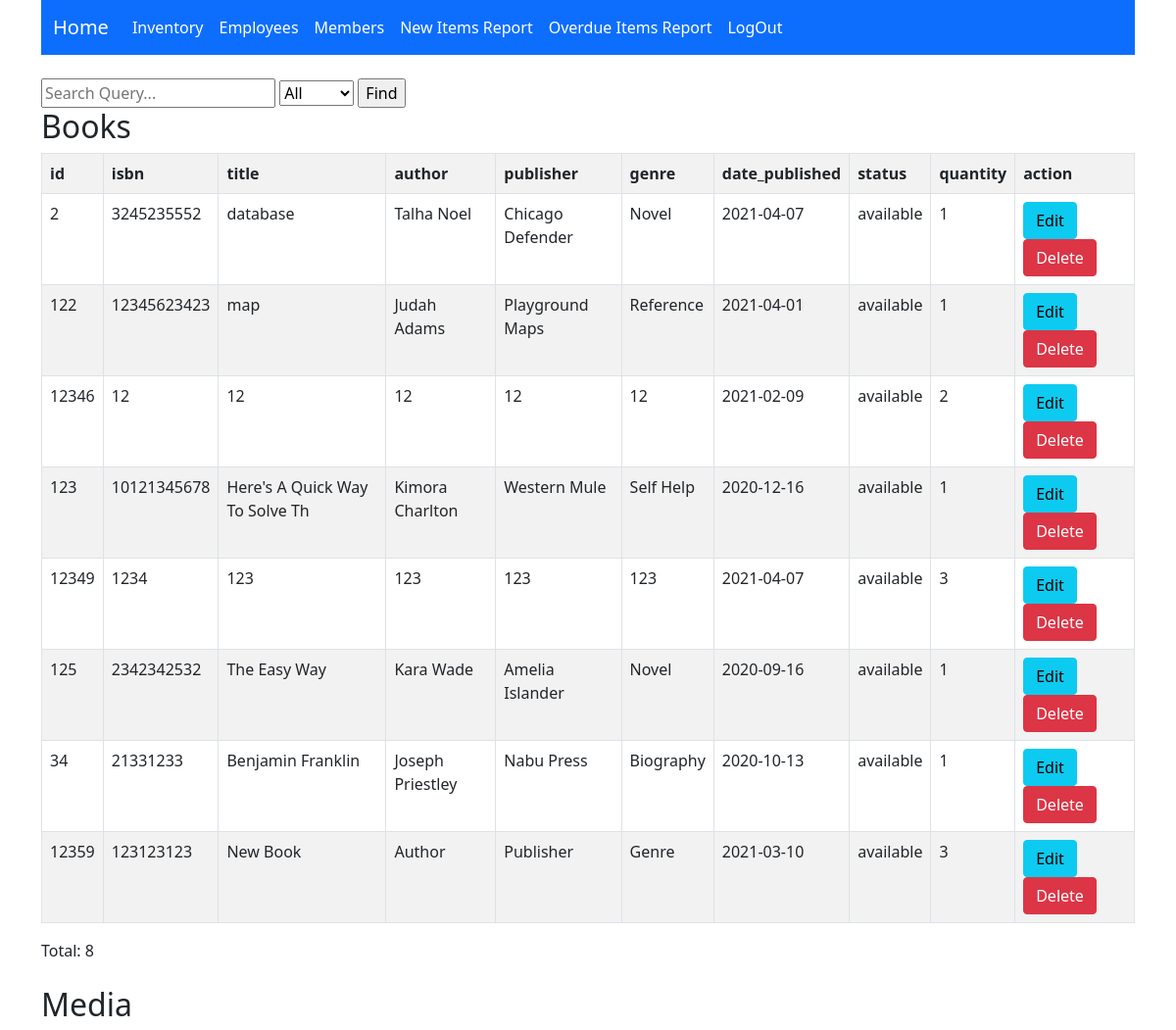
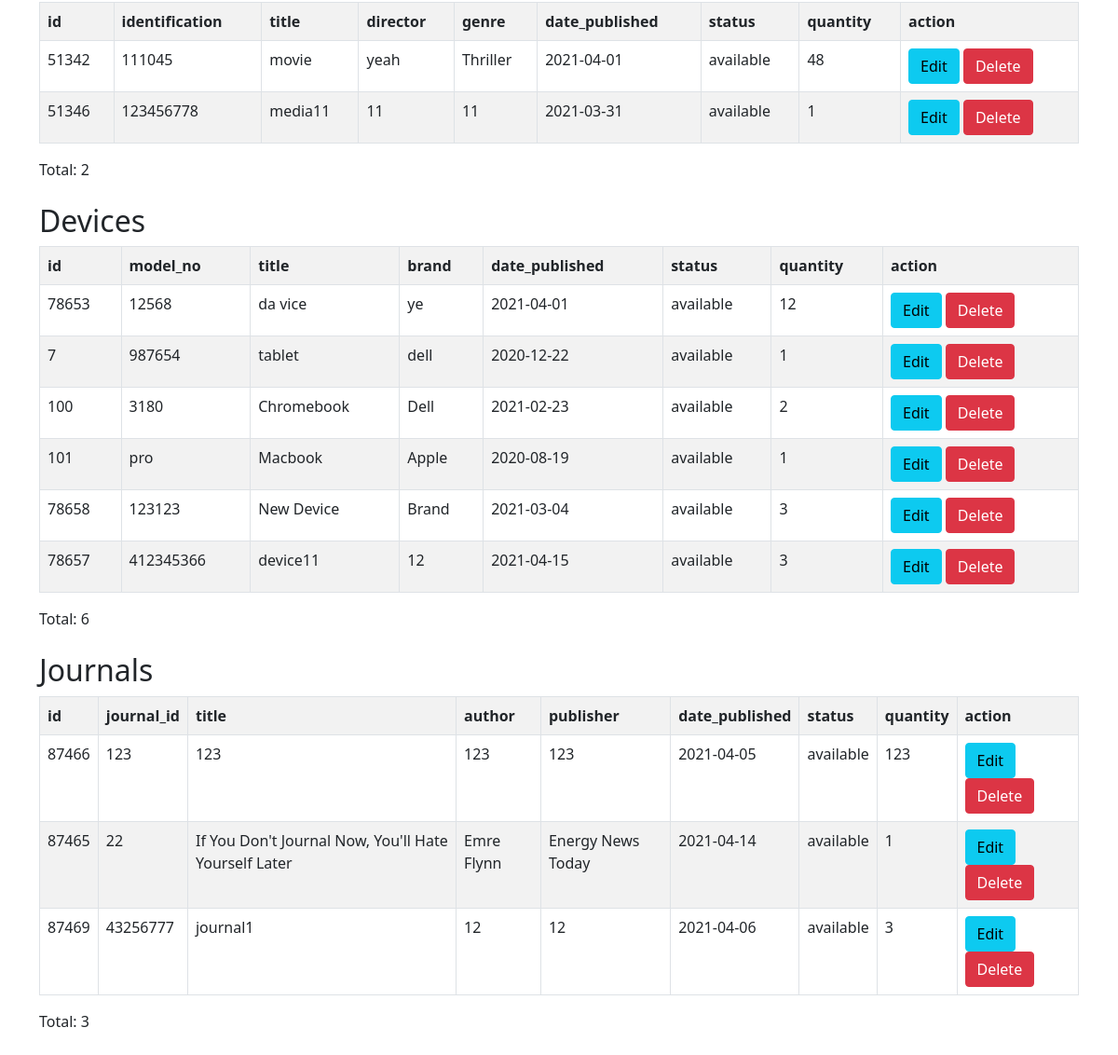
/Files/display.php (signed in), run on the app's committed database (2 pictures, top to bottom).
### tables this page shows
CREATE TABLE `books` (
  `id` int(11) NOT NULL,
  `isbn` varchar(30) NOT NULL,
  `title` varchar(30) NOT NULL,
  `author` varchar(30) NOT NULL,
  `publisher` varchar(30) NOT NULL,
  `genre` varchar(30) NOT NULL,
  `date_published` date NOT NULL,
  `status` varchar(30) NOT NULL,
  `quantity` int(11) NOT NULL,
  `date_added` date NOT NULL
);

CREATE TABLE `media` (
  `id` int(11) NOT NULL,
  `identification` int(11) NOT NULL,
  `title` varchar(255) NOT NULL,
  `director` varchar(255) NOT NULL,
  `genre` varchar(255) NOT NULL,
  `date_published` date NOT NULL,
  `status` varchar(255) NOT NULL,
  `quantity` int(11) NOT NULL,
  `date_added` date DEFAULT NULL
);

CREATE TABLE `devices` (
  `id` int(11) NOT NULL,
  `model_no` varchar(255) NOT NULL,
  `title` varchar(255) NOT NULL,
  `brand` varchar(255) NOT NULL,
  `date_published` date NOT NULL,
  `status` varchar(255) NOT NULL,
  `quantity` int(11) NOT NULL,
  `date_added` date NOT NULL
);

CREATE TABLE `journals` (
  `id` int(11) NOT NULL,
  `journal_id` int(11) NOT NULL,
  `title` varchar(255) NOT NULL,
  `author` varchar(255) NOT NULL,
  `publisher` varchar(255) NOT NULL,
  `date_published` date NOT NULL,
  `status` varchar(255) NOT NULL,
  `quantity` int(11) NOT NULL,
  `date_added` date DEFAULT NULL
);

### Files/display.php (the view, shortened to what this page needs)
<!DOCTYPE html>
<html lang="en">
<head>
    <link href="https://cdn.jsdelivr.net/npm/bootstrap@5.0.0-beta3/dist/css/bootstrap.min.css" rel="stylesheet">
</head>
<?php
if(isset($_SESSION['username'])){
?>
<body>
<div class="container">
    <nav class="navbar navbar-expand-lg navbar-dark bg-primary">
        <div class="container-fluid">
            <a class="navbar-brand" href="admin.php">Home</a>
            <div class="collapse navbar-collapse" id="navbarNav">
            <ul class="navbar-nav">
                <li class="nav-item">
                <a class="nav-link active" aria-current="page" href="display.php">Inventory</a>
                </li>
                <li class="nav-item">
                <a class="nav-link active" href="employees.php">Employees</a>
                </li>
                <li class="nav-item">
                <a class="nav-link active" href="search_user.php">Members</a>
                </li>
                <li class="nav-item">
                <a class="nav-link active" href="report1.php">New Items Report</a>
                </li>
                <li class="nav-item">
                <a class="nav-link active" href="overdue_report.php">Overdue Items Report</a>
                </li>
                <li class="nav-item">
                <a class="nav-link active" href="logout.php">LogOut</a>
                </li>
            </ul>
            </div>
        </div>
    </nav>
	<br>
	<form method="post" action="display.php">
		<input type="text" name="q" placeholder="Search Query...">
		<select name="column">
			<option value="">All</option>
		</select>
		<input type="submit" name="submit" value="Find">
	</form>
<?php
    require_once('connection.php');
?>
<div class="col-md-12">
<?php
    $query = "SELECT id, isbn, title, author, publisher, genre, date_published, status, quantity FROM books";
    $response = mysqli_query($con, $query);
    if($response){
        echo '
        <h2 class="pull-left">Books</h2>
        <table align="center" cellspacing="5" cellpadding="8" class="table table-bordered table-striped">
            <tr><td align="left"><b>id </b></td>
                <td align="left"><b>isbn</b></td>
                <td align="left"><b>title </b></td>
                <td align="left"><b>author </b></td>
                <td align="left"><b>publisher</b></td>
                <td align="left"><b>genre</b></td>
                <td align="left"><b>date_published</b></td>
                <td align="left"><b>status</b></td>
                <td align="left"><b>quantity</b></td>
                <td align="left"><b>action</b></td></tr>';
        while($row = mysqli_fetch_assoc($response)){
            echo '<tr>
            <td align="left">'.$row['id'].'</td>
            <td align="left">'.$row['isbn'].'</td>
            <td align="left">'.$row['title'].'</td>
            <td align="left">'.$row['author'].'</td>
            <td align="left">'.$row['publisher'].'</td>
            <td align="left">'.$row['genre'].'</td>
            <td align="left">'.$row['date_published'].'</td>
            <td align="left">'.$row['status'].'</td>
            <td align="left">'.$row['quantity'].'</td>
            <td>
            <a href="edit.php?editB='.$row['id'].'"class="btn btn-info"> Edit</a>
            <a href="delete.php?deleteB='.$row['id'].'"class="btn btn-danger">Delete</a>'
            .'</td>
            </tr>';
        }
        echo '</table>';
        $sql="SELECT count(*) as total from books";
        $result=mysqli_query($con,$sql);
        $data=mysqli_fetch_assoc($result);
        echo "Total: " .$data['total']. "<br><br>";
    }else{
        echo "Couldn't issue databse query";
        echo mysqli_error($con);
    }
?>
</div>
<div class="col-md-12">
<?php
    $query = "SELECT id, identification, title, director, genre, date_published, status, quantity FROM media";
    $response = mysqli_query($con, $query);
    if($response){
        echo '
        <h2 class="pull-left">Media</h2>
        <table align="center" cellspacing="5" cellpadding="8" class="table table-bordered table-striped">
            <tr><td align="left"><b>id </b></td>
                <td align="left"><b>identification</b></td>
                <td align="left"><b>title </b></td>
                <td align="left"><b>director </b></td>
                <td align="left"><b>genre</b></td>
                <td align="left"><b>date_published</b></td>
                <td align="left"><b>status</b></td>
                <td align="left"><b>quantity</b></td>
                <td align="left"><b>action</b></td></tr>';
        while($row = mysqli_fetch_assoc($response)){
            echo '<tr>
            <td align="left">'.$row['id'].'</td>
            <td align="left">'.$row['identification'].'</td>
            <td align="left">'.$row['title'].'</td>
            <td align="left">'.$row['director'].'</td>
            <td align="left">'.$row['genre'].'</td>
            <td align="left">'.$row['date_published'].'</td>
            <td align="left">'.$row['status'].'</td>
            <td align="left">'.$row['quantity'].'</td>
            <td>
            <a href="edit.php?editM='.$row['id'].'"class="btn btn-info"> Edit</a>
            <a href="delete.php?deleteM='.$row['id'].'"class="btn btn-danger">Delete</a>
            </td>
            </tr>';
        }
        echo '</table>';
        $sql="SELECT count(*) as total from media";
        $result=mysqli_query($con,$sql);
        $data=mysqli_fetch_assoc($result);
        echo "Total: " .$data['total']. "<br><br>";
    }else{
        echo "Couldn't issue databse query";
        echo mysqli_error($con);
    }
?>
</div>
<div class="col-md-12">
<?php
    $query = "SELECT id, model_no, title, brand, date_published, status, quantity FROM devices";
    $response = mysqli_query($con, $query);
    if($response){
        echo '
        <h2 class="pull-left">Devices</h2>
        <table align="center" cellspacing="5" cellpadding="8" class="table table-bordered table-striped">
            <tr><td align="left"><b>id</b></td>
                <td align="left"><b>model_no</b></td>
                <td align="left"><b>title</b></td>
                <td align="left"><b>brand</b></td>
                <td align="left"><b>date_published</b></td>
                <td align="left"><b>status</b></td>
                <td align="left"><b>quantity</b></td>
                <td align="left"><b>action</b></td></tr>';
        while($row = mysqli_fetch_assoc($response)){
            echo '<tr>
            <td align="left">'.$row['id'].'</td>
            <td align="left">'.$row['model_no'].'</td>
            <td align="left">'.$row['title'].'</td>
            <td align="left">'.$row['brand'].'</td>
            <td align="left">'.$row['date_published'].'</td>
            <td align="left">'.$row['status'].'</td>
            <td align="left">'.$row['quantity'].'</td>
            <td>
            <a href="edit.php?editD='.$row['id'].'"class="btn btn-info"> Edit</a>
            <a href="delete.php?deleteD='.$row['id'].'"class="btn btn-danger">Delete</a>
            </td>
            </tr>';
        }
        echo '</table>';
        $sql="SELECT count(*) as total from devices";
        $result=mysqli_query($con,$sql);
        $data=mysqli_fetch_assoc($result);
        echo "Total: " .$data['total']. "<br><br>";
    }else{
        echo "Couldn't issue databse query";
        echo mysqli_error($con);
    }
?>
</div>
<div class="col-md-12">
<?php
    $query = "SELECT id, journal_id, title, author, publisher, date_published, status, quantity FROM journals";
    $response = mysqli_query($con, $query);
    if($response){
        echo '
        <h2 class="pull-left">Journals</h2>
        <table align="center" cellspacing="5" cellpadding="8" class="table table-bordered table-striped">
            <tr><td align="left"><b>id</b></td>
                <td align="left"><b>journal_id</b></td>
                <td align="left"><b>title</b></td>
                <td align="left"><b>author</b></td>
                <td align="left"><b>publisher</b></td>
                <td align="left"><b>date_published</b></td>
                <td align="left"><b>status</b></td>
                <td align="left"><b>quantity</b></td>
                <td align="left"><b>action</b></td></tr>';
        while($row = mysqli_fetch_assoc($response)){
            echo '<tr>
            <td align="left">'.$row['id'].'</td>
            <td align="left">'.$row['journal_id'].'</td>
            <td align="left">'.$row['title'].'</td>
            <td align="left">'.$row['author'].'</td>
            <td align="left">'.$row['publisher'].'</td>
            <td align="left">'.$row['date_published'].'</td>
            <td align="left">'.$row['status'].'</td>
            <td align="left">'.$row['quantity'].'</td>
            <td>
            <a href="edit.php?editJ='.$row['id'].'"class="btn btn-info"> Edit</a>
            <a href="delete.php?deleteJ='.$row['id'].'"class="btn btn-danger">Delete</a>
            </td>
            </tr>';
        }
        echo '</table>';
        $sql="SELECT count(*) as total from journals";
        $result=mysqli_query($con,$sql);
        $data=mysqli_fetch_assoc($result);
        echo "Total: " .$data['total']. "<br><br>";
    }else{
        echo "Couldn't issue databse query";
        echo mysqli_error($con);
    }
?>
</div>
</div>
</body>
</html>
<?php
}else{
echo '<div class="alert alert-danger" align=centre><em>Must be logged in</em></div>';
}
?>

### data on the page
books: id "2", isbn "3245235552", title "database", author "Talha Noel", publisher "Chicago Defender", genre "Novel", date_published "2021-04-07", status "available", quantity "1"
books: id "122", isbn "12345623423", title "map", author "Judah Adams", publisher "Playground Maps", genre "Reference", date_published "2021-04-01", status "available", quantity "1"
books: id "12346", isbn "12", title "12", author "12", publisher "12", genre "12", date_published "2021-02-09", status "available", quantity "2"
books: id "123", isbn "10121345678", title "Here's A Quick Way To Solve Th", author "Kimora Charlton", publisher "Western Mule", genre "Self Help", date_published "2020-12-16", status "available", quantity "1"
books: id "12349", isbn "1234", title "123", author "123", publisher "123", genre "123", date_published "2021-04-07", status "available", quantity "3"
books: id "125", isbn "2342342532", title "The Easy Way", author "Kara Wade", publisher "Amelia Islander", genre "Novel", date_published "2020-09-16", status "available", quantity "1"
books: id "34", isbn "21331233", title "Benjamin Franklin", author "Joseph Priestley", publisher "Nabu Press", genre "Biography", date_published "2020-10-13", status "available", quantity "1"
books: id "12359", isbn "123123123", title "New Book", author "Author", publisher "Publisher", genre "Genre", date_published "2021-03-10", status "available", quantity "3"
media: id "51342", identification "111045", title "movie", director "yeah", genre "Thriller", date_published "2021-04-01", status "available", quantity "48"
media: id "51346", identification "123456778", title "media11", director "11", genre "11", date_published "2021-03-31", status "available", quantity "1"
devices: id "78653", model_no "12568", title "da vice", brand "ye", date_published "2021-04-01", status "available", quantity "12"
devices: id "7", model_no "987654", title "tablet", brand "dell", date_published "2020-12-22", status "available", quantity "1"
devices: id "100", model_no "3180", title "Chromebook", brand "Dell", date_published "2021-02-23", status "available", quantity "2"
devices: id "101", model_no "pro", title "Macbook", brand "Apple", date_published "2020-08-19", status "available", quantity "1"
devices: id "78658", model_no "123123", title "New Device", brand "Brand", date_published "2021-03-04", status "available", quantity "3"
devices: id "78657", model_no "412345366", title "device11", brand "12", date_published "2021-04-15", status "available", quantity "3"
journals: id "87466", journal "123", title "123", author "123", publisher "123", date_published "2021-04-05", status "available", quantity "123"
journals: id "87465", journal "22", title "If You Don't Journal Now, You'll Hate Yourself Later", author "Emre Flynn", publisher "Energy News Today", date_published "2021-04-14", status "available", quantity "1"
journals: id "87469", journal "43256777", title "journal1", author "12", publisher "12", date_published "2021-04-06", status "available", quantity "3"

### other printed values
$data['total'] "8"
$data['total'] "2"
$data['total'] "6"
$data['total'] "3"
